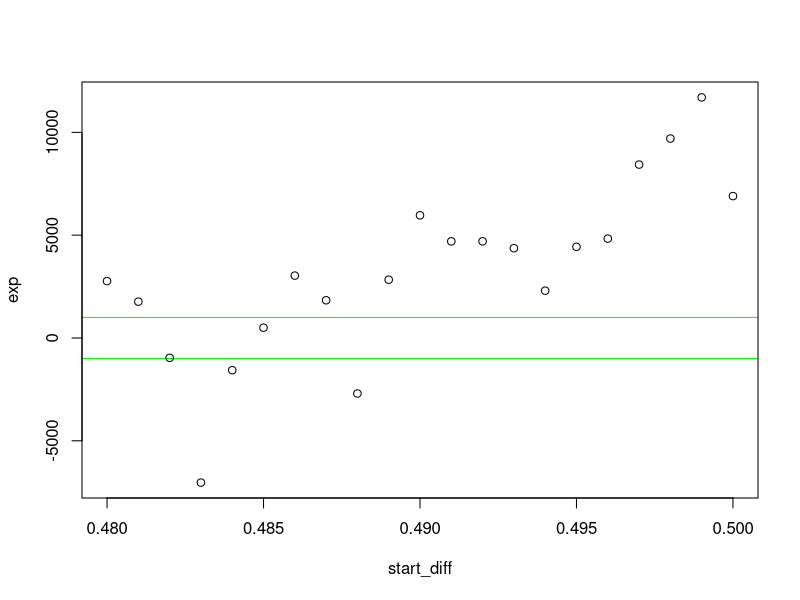
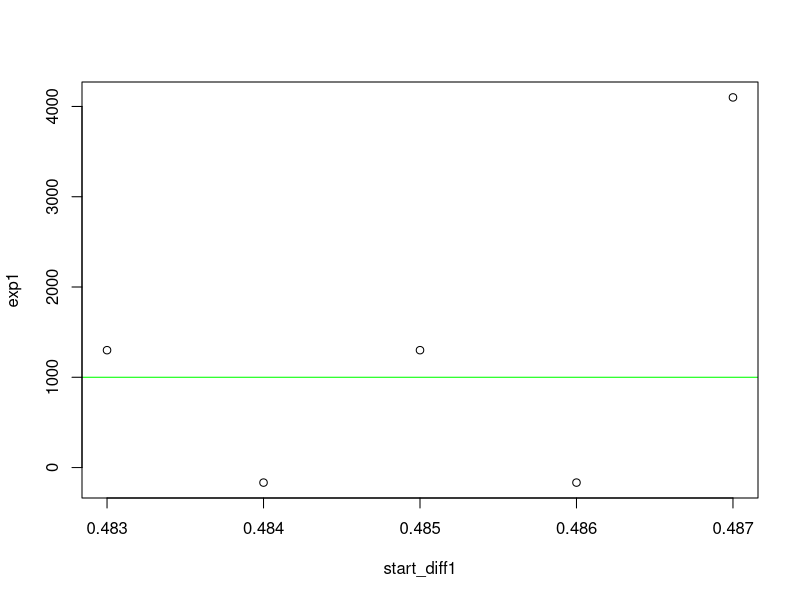

R code for these plots, in order: (Note: this script raises an error after producing the figures.)
## ---- chunk 1
## numbers >= 10^5 will be denoted in scientific notation,
## and rounded to 2 digits
options(scipen = 3, digits = 3)
## ---- chunk 2
game <- function(p, n){
 output <- data.frame(nrow=n,ncol=2)
  colnames(output) = c("times_of_bets","bankroll")
  for(i in 1:n){
    bankroll = 1000
    bet = 100
    n_bet = 0
    while(bankroll>0 & n_bet < 5000){
      bankroll = bankroll +(2*rbinom(1,1,p)-1)*bet
      n_bet = n_bet + 1
    }
  output[i,1] = n_bet
  output[i,2] = bankroll
}
return(output)
}

## ---- chunk 3
prob <- function(time_bust){
  x <- game(0.5,5000)[,1]
s = 0
for( i in 1:5000){
  if(x[i] <= time_bust){
    s = s+1
  }
  s
}
p <- s/5000
}
p1 <- prob(100)
p1
## ---- chunk 4
p2 <- prob(500)
p2
## ---- chunk 5
x1 <- game(0.5, 500)
library(dplyr)
mean_time <- x1 %>%
  filter(x1[,2]==0) %>%
  summarise(mean(times_of_bets))
mean_time
## ---- chunk 6
game1 <- function(bankroll, bet, p, n){
  # n is the number of hands the gambler has played
  n_game <- 0
  while(bankroll > 0 & n_game < n){
    if(rbinom(1,1,p) == 1){
      bankroll = bankroll + bet
    } else {
        bankroll = bankroll - bet
    }
    n_game <- n_game +1
  }
  return(bankroll)
}  
mean_bankroll1 <- mean(replicate(5000,game1(1000,100,0.5,100)))
var_bankroll1 <- var(replicate(5000,game1(1000,100,0.5,100)))
## ---- chunk 7
mean_bankroll2 <- mean(replicate(5000,game1(1000,100,0.5,500)))
var_bankroll2 <- var(replicate(5000,game1(1000,100,0.5,500)))

## ---- chunk 8
prob1 <- function(time_bust){
  x <- game(18/38,5000)[,1]
s = 0
for( i in 1:5000){
  if(x[i] <= time_bust){
    s = s+1
  }
  s
}
p <- s/5000
}
p3 <- prob1(100)
p3
## ---- chunk 9
p4 <- prob1(500)
p4
## ---- chunk 10
x2 <- game(18/38, 500)
library(dplyr)
mean_time1 <- x2 %>%
  filter(x2[,2]==0) %>%
  summarise(mean(times_of_bets))
mean_time1
## ---- chunk 11
mean_bankroll3 <- mean(replicate(5000,game1(1000,100,18/38,100)))
var_bankroll3 <- var(replicate(5000,game1(1000,100,18/38,100)))
## ---- chunk 12
mean_bankroll4 <- mean(replicate(5000,game1(1000,100,18/38,500)))
var_bankroll4 <- var(replicate(5000,game1(1000,100,18/38,500)))

## ---- chunk 13
game2<- function(nn, start, bankroll, bet, increment){
  output <- rep(NA,nn)
  output[1] <- start
  
      for(i in 2:nn){
        if(rbinom(1,1,output[i-1])==1){
          output[i] <- output[i-1] + increment
          } else {
            output[i] <- start
          }
        bankroll = bankroll + (2* rbinom(1,1,output[i])-1)*bet
        
        }
  return(c(bankroll,mean(output[i]),i))
}

x3 <- game2(10000,0.48,0,100,0.01)  

x4 <- game2(100,0.48,0,100,0.01)[1]
exp_p <- mean(x4) 
# the expectation of bankroll is less than 0, so it is not a fair game

## ---- chunk 14
start_diff <- seq(0.48,0.50,by=0.001)
exp <- vector("double",length(start_diff))
for(i in 1:length(start_diff)){
  exp[i] <- mean(game2(10000, start_diff[i], 0, 100, 0.01))
}
plot(y=exp,x=start_diff,abline(h=c(-1000,1000),col="green"))
# The final result is from 0.483 to 0.487 

start_diff1 <- seq(0.483,0.487,by=0.001)
exp1 <- vector("double",length(start_diff1))
for(i in 1:length(start_diff1)){
  exp1[i] <- mean(game2(10000, start_diff1[i], 0, 100, 0.01))
}
plot(y=exp1,x=start_diff1,abline(h=c(-1000,1000),col="green"))
# The final result is close to 0.485 because the expected value is almost 0 when the initial probobility to win is 0.485

## ---- chunk 15
test_seq <- seq(0.01,0.02,0.001)
exp2 <- vector("double",length(test_seq))

for (i in 1:length(test_seq)){
  exp2[i] <- mean(game2(10000,0.48,0,100,test_seq[i]))
}
plot(y=exp2,x=test_seq,abline(h=c(-1000,1000),col="green"))

# when increment is near 0.012, the expectation of bankroll at 10000 hands is near to 0.
## ---- chunk 16
boot_ci <- function(data, fun, n){
  bootstrap.resample <- function(data) {
    sample(data, length(data),replace = TRUE)
    }
  x <- bootstrap.resample(data)
  statistics <- fun(x)
  output <- replicate(n,statistics)
  result <- quantile(output, probs = c(0.025,0.975))
                     return(result)
}

## ---- chunk 17
data1 <- game2(10000, 0.486, 0, 100, 0.01)
retult1 <- boot_ci(data1,fun=var,100)

data2 <- game2(10000, 0.48, 0, 100, 0.013)
result2 <- boot_ci(data2,fun=var,100)
